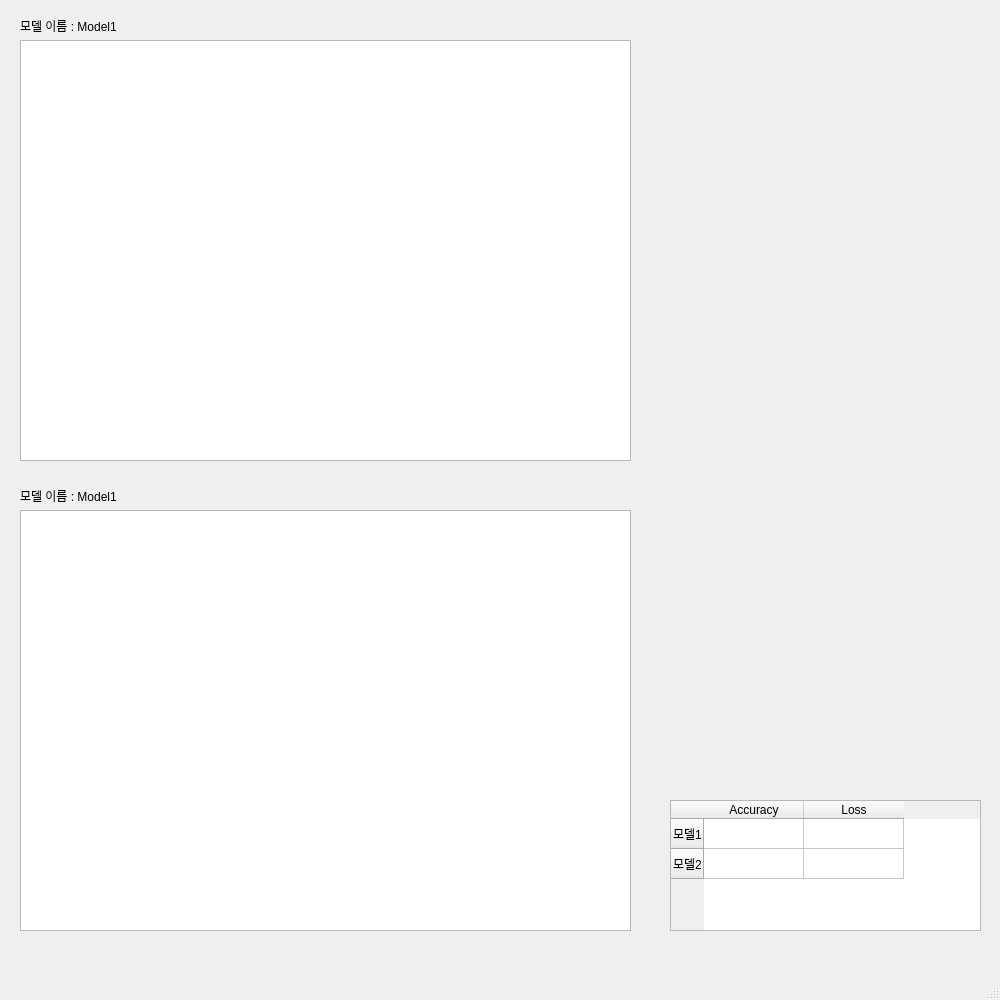
<?xml version="1.0" encoding="UTF-8"?>
<ui version="4.0">
 <class>MainWindow</class>
 <widget class="QMainWindow" name="MainWindow">
  <property name="geometry">
   <rect>
    <x>0</x>
    <y>0</y>
    <width>1000</width>
    <height>1000</height>
   </rect>
  </property>
  <property name="windowTitle">
   <string>MainWindow</string>
  </property>
  <widget class="QWidget" name="centralwidget">
   <widget class="QWidget" name="verticalLayoutWidget">
    <property name="geometry">
     <rect>
      <x>20</x>
      <y>40</y>
      <width>611</width>
      <height>421</height>
     </rect>
    </property>
    <layout class="QVBoxLayout" name="verticalLayout">
     <item>
      <widget class="QTableWidget" name="model1"/>
     </item>
    </layout>
   </widget>
   <widget class="QWidget" name="verticalLayoutWidget_2">
    <property name="geometry">
     <rect>
      <x>670</x>
      <y>800</y>
      <width>311</width>
      <height>131</height>
     </rect>
    </property>
    <layout class="QVBoxLayout" name="verticalLayout_2">
     <item>
      <widget class="QTableWidget" name="compare_table">
       <row>
        <property name="text">
         <string>모델1</string>
        </property>
       </row>
       <row>
        <property name="text">
         <string>모델2</string>
        </property>
       </row>
       <column>
        <property name="text">
         <string>Accuracy</string>
        </property>
        <property name="textAlignment">
         <set>AlignCenter</set>
        </property>
       </column>
       <column>
        <property name="text">
         <string>Loss</string>
        </property>
       </column>
      </widget>
     </item>
    </layout>
   </widget>
   <widget class="QWidget" name="verticalLayoutWidget_3">
    <property name="geometry">
     <rect>
      <x>20</x>
      <y>510</y>
      <width>611</width>
      <height>421</height>
     </rect>
    </property>
    <layout class="QVBoxLayout" name="verticalLayout_3">
     <item>
      <widget class="QTableWidget" name="model2"/>
     </item>
    </layout>
   </widget>
   <widget class="QLabel" name="name1">
    <property name="geometry">
     <rect>
      <x>20</x>
      <y>10</y>
      <width>601</width>
      <height>31</height>
     </rect>
    </property>
    <property name="styleSheet">
     <string notr="true">font: 12pt &quot;배달의민족 한나는 열한살&quot;;</string>
    </property>
    <property name="text">
     <string>모델 이름 : Model1</string>
    </property>
   </widget>
   <widget class="QLabel" name="name2">
    <property name="geometry">
     <rect>
      <x>20</x>
      <y>480</y>
      <width>611</width>
      <height>31</height>
     </rect>
    </property>
    <property name="styleSheet">
     <string notr="true">font: 12pt &quot;배달의민족 한나는 열한살&quot;;</string>
    </property>
    <property name="text">
     <string>모델 이름 : Model1</string>
    </property>
   </widget>
  </widget>
  <widget class="QMenuBar" name="menubar">
   <property name="geometry">
    <rect>
     <x>0</x>
     <y>0</y>
     <width>1000</width>
     <height>21</height>
    </rect>
   </property>
  </widget>
  <widget class="QStatusBar" name="statusbar"/>
 </widget>
 <resources/>
 <connections/>
</ui>
